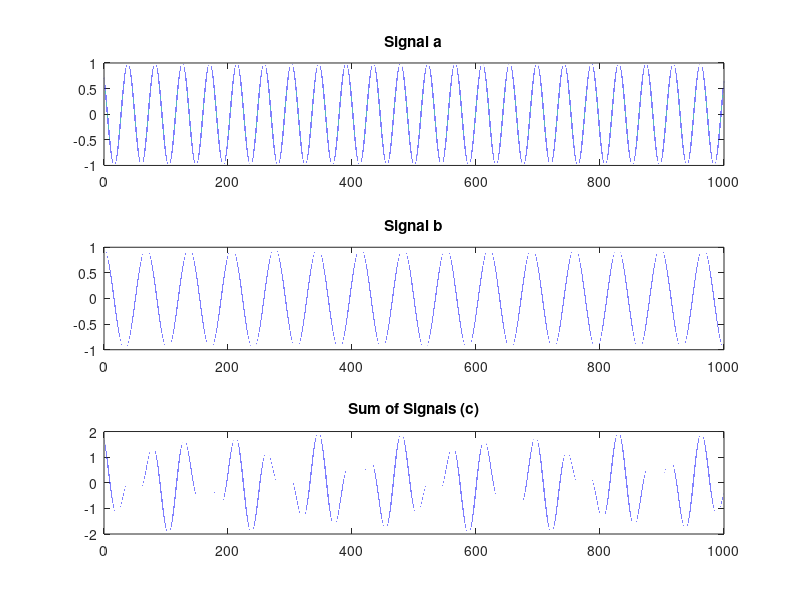

Source code (MATLAB):
t = 0:0.001:1000;

a = cos((t/7) + (pi/4));
b = cos((t/11) + (pi/30));
c = a + b;

figure; % Ensure a new figure is created

subplot(3, 1, 1);
plot(t, a);
title('Signal a');

subplot(3, 1, 2);
plot(t, b);
title('Signal b');

subplot(3, 1, 3);
plot(t, c);
title('Sum of Signals (c)');
